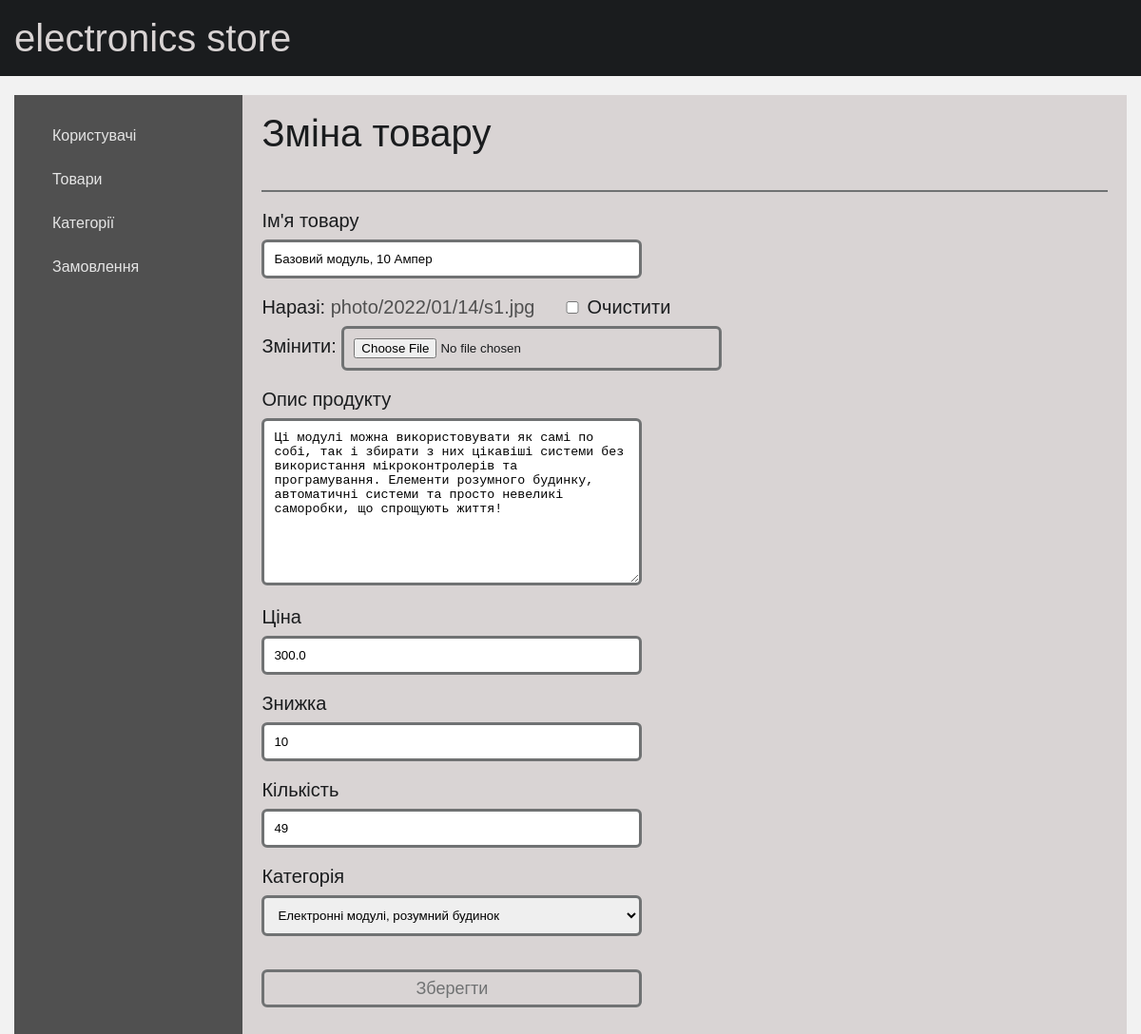
Screenshot of /admin_panel/product/edit/1/ (signed in) with the database file from the repository.
### main/models.py (models this page shows, shortened)
class Product(models.Model):
    name = models.CharField('Назва товару', max_length=70)
    image = models.ImageField(upload_to="photo/%Y/%m/%d/", null=True, blank=True)
    description = models.TextField('Опис продукту', null=True)
    price = models.FloatField('Ціна')
    discount = models.IntegerField('Знижка', max_length=3)
    discounted_price = models.FloatField('Ціна зі знижкою', max_length=20, default=0)
    number = models.IntegerField('Кількість', max_length=10)
    categories = models.ForeignKey(ProductCategory, null=True, on_delete=models.SET_NULL)
    time_create = models.DateTimeField(auto_now_add=True)
    time_update = models.DateTimeField(auto_now=True)
    class Meta:  # змінюємо назву таблиці для адміна
        verbose_name = 'Тавар'
        verbose_name_plural = 'Товари'

### admin_module/views.py (the view)
# urls.py: path('admin_panel/product/edit/<int:id>/', views.edit_product),
def edit_product(request, id):
    if not request.user.is_superuser:
        return redirect('home')
    try:
        product = Product.objects.get(id=id)
        if request.method == "POST":
            form = ProductForm(request.POST, request.FILES, instance=product)
            if form.is_valid():
                post = form.save(commit=False)
                price = request.POST.get('price')
                discount = request.POST.get('discount')
                discounted_price = float(price) - ((float(price) / 100) * int(discount))
                post.discounted_price = round(discounted_price, 2)
                post.save()
                messages.add_message(request, messages.INFO, 'Товар ' + str(product.name) + ' оновлено')
                return redirect('product_db')
        else:
            form = ProductForm(initial={'name': product.name,
                                        'image': product.image,
                                        'description': product.description,
                                        'price': product.price,
                                        'discount': product.discount,
                                        'number': product.number,
                                        'categories': product.categories})
        context = {
            'title': 'Оновлення інформації',
            'form': form
        }
        return render(request, 'admin_module/edit_product.html', context)
    except Product.DoesNotExist:
        return HttpResponseNotFound("<h2>Такого товару не існує</h2>")

### admin_module/forms.py (shortened to what this page needs)
class ProductForm(ModelForm):
    class Meta:
        model = Product
        fields = ['name', 'image', 'description', 'price', 'discount', 'number', 'categories']
        widgets = {
            'discount': forms.NumberInput,
            'number': forms.NumberInput,
        }

### main/models.py (called while the page is built)
    def __str__(self):
        return self.name

### admin_module/templates/admin_module/edit_product.html (shortened to what this page needs)
{% extends 'admin_module/admin_panel.html' %}
{% block info_item %}
    <h1>Зміна товару</h1>
        <hr>
        <form method="POST" enctype="multipart/form-data">
            {% load widget_tweaks %}
            <div>
                <label>Ім'я товару<br>
                    {{ form.name }}
                </label>
            </div>
            <div>
                <label class="img__form">
                    {% render_field form.image class="input__img__form" %}
                </label>
            </div>
            <div>
                <label>Опис продукту<br>
                    {{ form.description }}
                </label>
            </div>
            <div>
                <label>Ціна<br>
                    {{ form.price }}
                </label>
            </div>
            <div>
                <label>Знижка<br>
                    {{ form.discount }}
                </label>
            </div>
            <div>
                <label>Кількість<br>
                    {{ form.number }}
                </label>
            </div>
            <div>
                <label>Категорія<br>
                    {{ form.categories }}
                </label>
            </div>
            <div>
                <button type="submit" class="button__submit">Зберегти</button>
            </div>
        </form>
{% endblock %}

### main/static/style_admin_panel.css (style rules this page uses)
a { text-decoration: none; color: #e5e5e5; }
.main__admin__panel > form > div { padding: 0 0 10px 0; }
#image-clear_id { width: 20px; margin: 0 0 0 24px; }
.img__form > a { color: #505050; }

### main/static/style.css (style rules this page uses)
*, *::before, *::after { padding: 0; margin: 0; border: 0; box-sizing: border-box; }
a { text-decoration: none; }
h1, h2, h3, h4, h5, h6 { font-weight: inherit; font-size: inherit; }
html, body { height: 100%; line-height: 1; font-size: 16px; color: #1a1c1e; font-family: Verdana, sans-serif; background-color: #f2f2f2; }
button { font-family: Verdana, sans-serif; font-size: 16px; }
h1 { font-size: 40px; padding: 0 0 20px 0; }
hr { border-bottom: 2px solid #707273; margin: 20px 0; }
label { font-size: 20px; }
input, textarea, select { border: 3px solid #707273; border-radius: 6px; margin: 10px 0; padding: 10px; width: 400px; }
.button__submit { background-color: transparent; color: #707273; border-radius: 6px; font-size: 18px; margin: 15px 0; width: 400px; height: 40px; transition: box-shadow 0.2s ease; border: 3px solid #707273; }

### rows the page displays
Product: name "Базовий модуль, 10 Ампер", description "Ці модулі можна використовувати як самі по собі, так і збирати з них цікавіші системи без використання мікроконтролерів та програмування. Елементи розумного будинку, автоматичні системи та просто невеликі саморобки, що спрощують життя!", price "300.0", discount "10", number "49", categories "Електронні модулі, розумний будинок"
